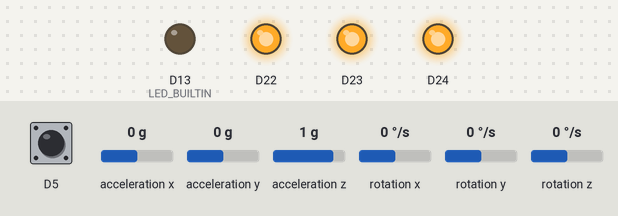
Simulated run of this sketch. Board: Arduino Nano 33 BLE. Parts: output pins drawn as LEDs (lit = HIGH). Dashed ring = blinking. Inputs (shaded band) come from the test bench; at power-on: D5 HIGH, acceleration x 0 g, acceleration y 0 g, acceleration z 1 g, rotation x 0 °/s, rotation y 0 °/s, rotation z 0 °/s. What the sketch prints to the serial monitor is not drawn.

Above: at 1.2 s.
1.3 s: D5 pulled LOW for 0.15 s
At 1.49 s:
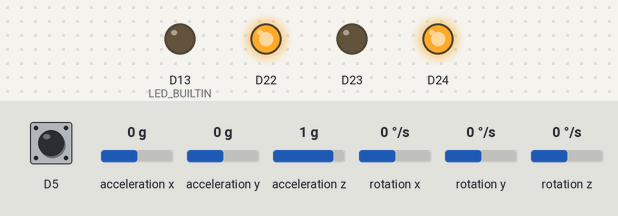
At 1.88 s:
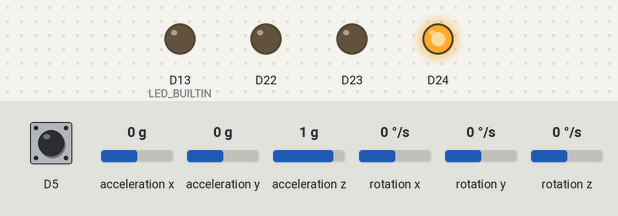
3.5 s: D5 pulled LOW for 3.2 s
At 7.7 s:
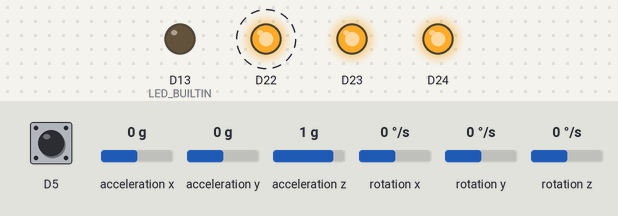
Timing chart, 0 to 9.2 s (numbered marks = the images above; inputs shaded):
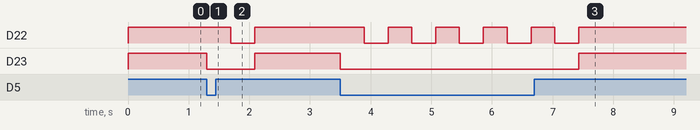

The sketch:

dataCollect.ino
```cpp
#include "Arduino_BMI270_BMM150.h"
#define SAMPLE_COUNT 100

float ax, ay, az;
float gx, gy, gz;

int inde = 0;
int buttonstate = 1;
void setup() {
  pinMode(LEDR, OUTPUT);
  pinMode(LEDG, OUTPUT);
  pinMode(LEDB, OUTPUT);
  pinMode(LED_BUILTIN, OUTPUT);
  pinMode(D5, INPUT_PULLUP);
  digitalWrite(LED_BUILTIN, LOW);
  digitalWrite(LEDR, HIGH);
  digitalWrite(LEDG, HIGH);
  digitalWrite(LEDB, HIGH);

  Serial.begin(9600);
  while (!Serial);

  if (!IMU.begin()) {
    Serial.println("Failed to initialize IMU!");
    while (1);
  }
}

void loop() {
  buttonstate = digitalRead(D5);
  if (buttonstate == LOW) {
    unsigned long StartTime = millis();
    digitalWrite(LEDG, LOW);

      while(1){
        if (IMU.accelerationAvailable() && IMU.gyroscopeAvailable()) {
          IMU.readAcceleration(ax, ay, az);
          IMU.readGyroscope(gx,gy,gz);

          unsigned int CurrentTime = millis(); //TIMESTAMP
          Serial.print("[");
          Serial.print(CurrentTime - StartTime);

          Serial.print(", ");
          Serial.print(ax);
          Serial.print(", ");
          Serial.print(ay);
          Serial.print(", ");
          Serial.print(az);

          Serial.print(", ");


          Serial.print(gx);
          Serial.print(", ");
          Serial.print(gy);
          Serial.print(", ");
          Serial.print(gz);
          Serial.print(", ");

          Serial.print("], ");
          inde++;
        }


        if(inde == 50)
        {
          digitalWrite(LEDR, LOW);
        }
        else if(inde == SAMPLE_COUNT)
        {
          break;
        }
        delay(5);
      }
      inde = 0;
      Serial.println("");
      digitalWrite(LEDG, HIGH);
      digitalWrite(LEDR, HIGH);
    }
}
```

Measured:
- after the input at 1.3 s, D22: HIGH → LOW after 0.39 s, → HIGH 0.40 s later; D23: HIGH → LOW at once, → HIGH 0.79 s later
- after the input at 3.5 s, D22: alternates HIGH for 0.39 s and LOW for 0.40 s, 10 changes in all, then stays HIGH, starting after 0.39 s; D23: HIGH → LOW at once, → HIGH 3.9 s later
